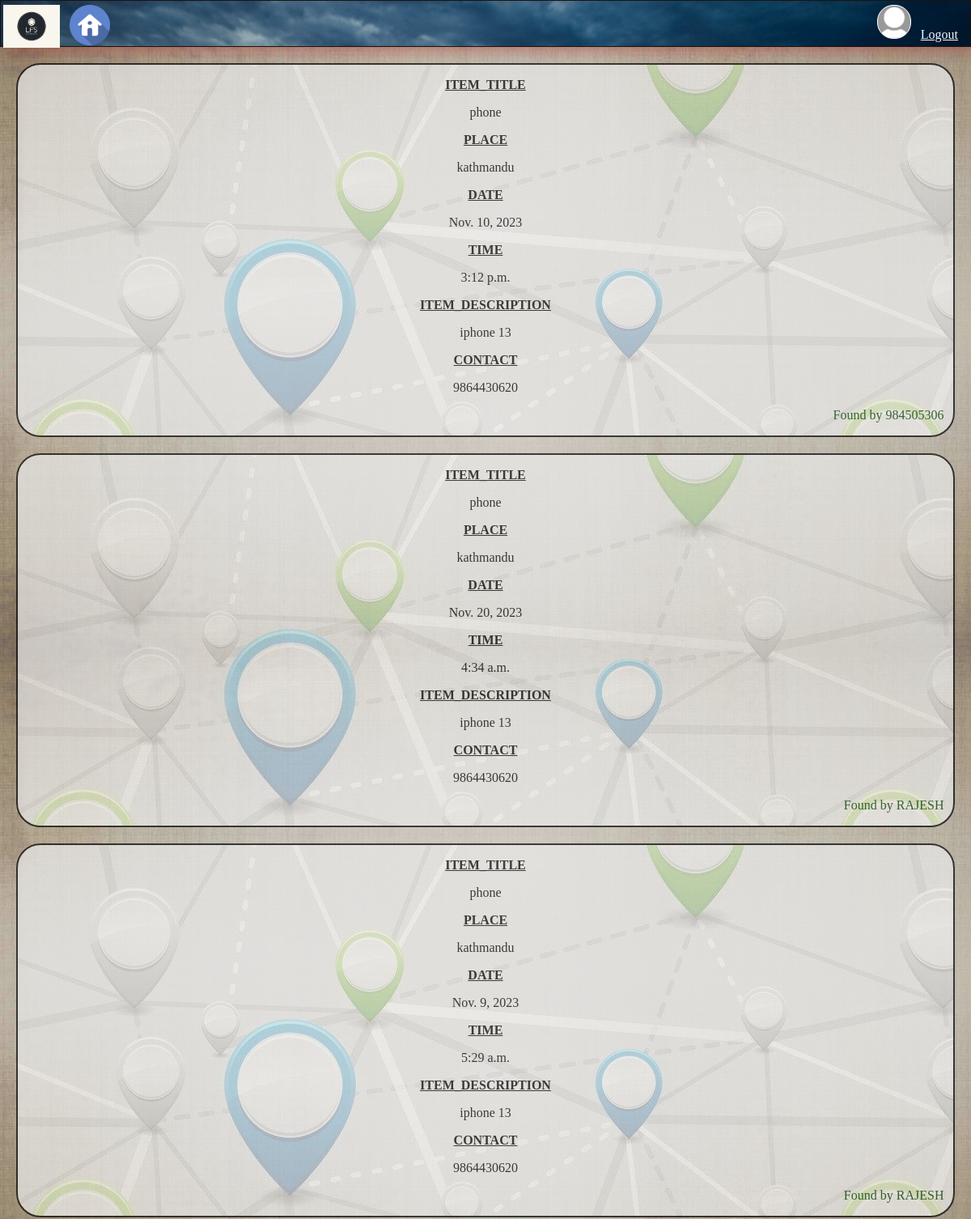
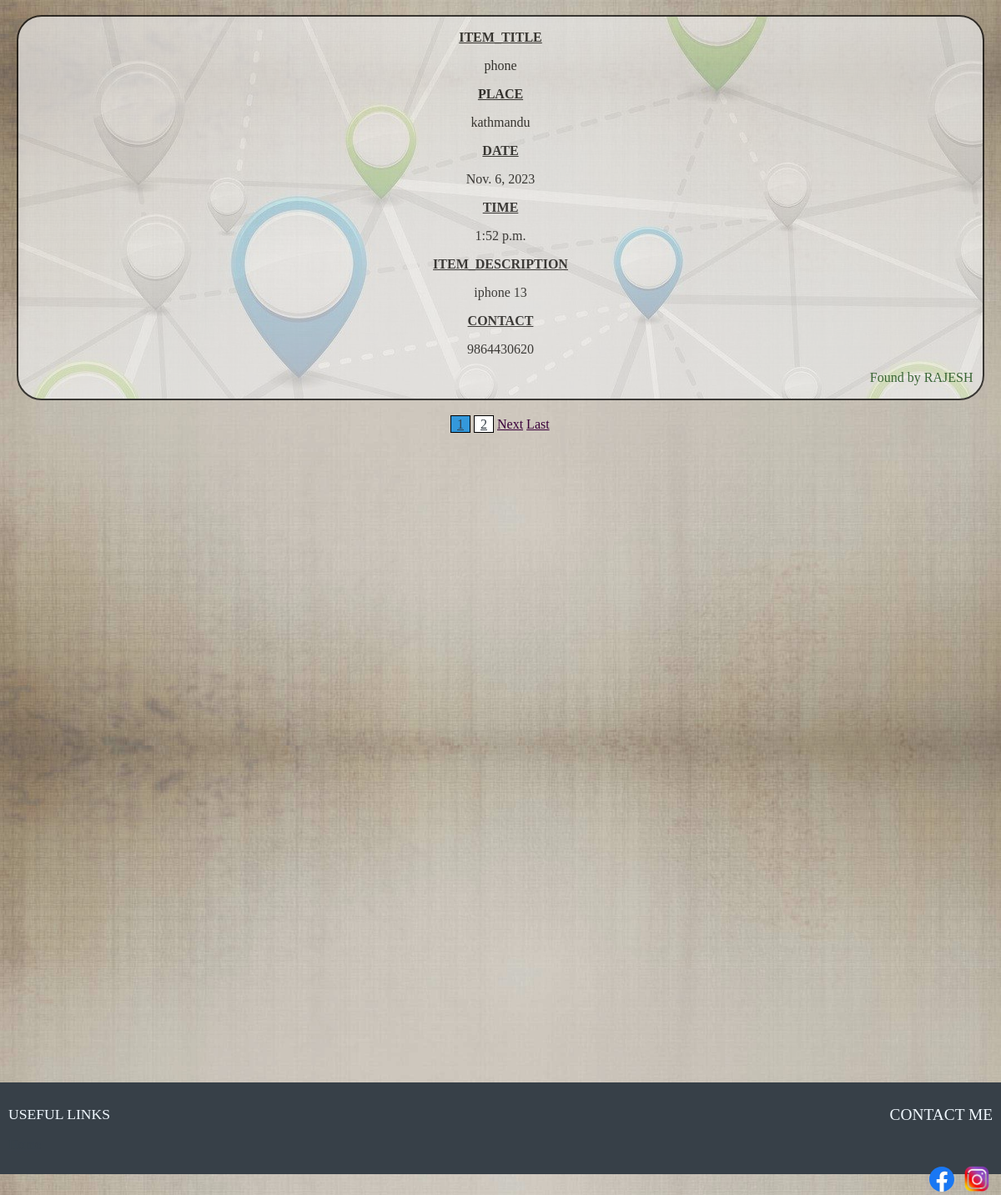
Screenshot of /foundList/ (signed in) with the database file from the repository (2 pictures, top to bottom).
### users/models.py (models this page shows, shortened)
class Profile(models.Model):
    user=models.OneToOneField(User,on_delete=models.CASCADE)
    image=models.ImageField(default='default.jpg',upload_to='profile_pics')

### lost/models.py (models this page shows, shortened)
class itemfound(models.Model):
    product_title = models.CharField(max_length=100)
    place = models.TextField(default='Found this item near ..')
    date = models.DateField()
    time=models.TimeField()
    description = models.TextField()
    contactme = models.CharField(max_length=150,default='email')
    username=models.CharField(max_length=100,blank=True,default='NULL')

### lost/views.py (the view)
# urls.py: path('foundList/',found_view,name='found_list'),
@login_required
def found_view(request,*args,**kwargs):
    obj=itemfound.objects.all()
    obj1=list(reversed(obj))
    paginator=Paginator(obj1, 4)
    page=request.GET.get('page') # ?page=number
    objpic=Profile.objects.all()
    context={
        'object':paginator.get_page(page),
        'objectpic':objpic
        }
    return render(request,"foundlist.html",context)

### templates/foundlist.html (shortened to what this page needs)
{%include 'base.html'%}
{%include 'header.html'%}
{% load static %}
<div style="padding-bottom: 780px;">
{%for data in object%}
    <div class="list1 common">
        <p><u><b>ITEM_TITLE</b></u></p>
        <p> {{data.product_title}}</p>
        <p><u><b>PLACE</b></u></p>
        <p>{{data.place}}</p>
        <p><u><b>DATE</b></u></p>
        <p>{{data.date}}</p>
        <p><u><b>TIME</b></u></p>
        <p>{{data.time}}</p>
        <p><u><b>ITEM_DESCRIPTION</b></u></p>
        <p>{{data.description}}</p>
        <p><u><b>CONTACT</b></u></p>
        <p>{{data.contactme}}</p>
        {% if data.username != '' %}
            <p style="text-align: right; padding-right: 1%; color: rgb(1, 65, 1);">Found by {{data.username}}</p>
        {%else%}
            <p style="text-align: right; padding-right: 1%; color: rgb(1, 65, 1);">Found by #Anonymous</p>
        {% endif %}
    </div>
{%endfor%}
    {% for num in object.paginator.page_range %}
        {% if object.number == num %}
            {% if not object.has_previous %}
                <a class="current" href="?page={{ num }}" style="margin-left: 45%;">{{ num }}</a>
            {% else %}
                <a class="current" href="?page={{ num }}">{{ num }}</a>
            {% endif %}
        {% elif num > object.number|add:'-3' and num < object.number|add:'3' %}
            <a href="?page={{ num }}" class="pagenums">{{ num }}</a>
        {% endif %}
    {% endfor %}
    {% if object.has_next %}
        <a href="?page={{ object.next_page_number }}" class="pagenumslinks">Next</a>
        <a href="?page={{ object.paginator.num_pages }}" class="pagenumslinks">Last</a>
    {% endif %}
</div>
{% include 'footer.html' %}

### templates/header.html
{% load static %}
<header><div class="border">
    <img src="{% static '/css/images/logo.png' %}" alt="logo" class="icon" width=70px align="left" ></a>
    <a href="/">
        <img src="{%static '/css/images/home.png'%}" alt="home-icon" class="icon" width="50px" align="left" style="margin-left:1%;padding-bottom: 0%;"></a>
    <div align="right">
        {% if user.is_authenticated %}
            <a href="/profile/" style="margin-bottom: 0%;"><img src="{{ user.profile.image.url }}" alt="profile" width="40px" class="icon" style="border: 1px solid white;border-radius: 20px;background-color: aliceblue;"></a>&nbsp;&nbsp;
            <a href="/logout/" class="links" style="color: aliceblue;">Logout</a> &nbsp;&nbsp;
        {% else %}
            <a href="/login/" class="links" style="color: aliceblue;">Login</a> &nbsp;&nbsp;
            <a href="/register/" class="links" style="color: aliceblue;">Register</a> &nbsp;&nbsp;
            <br><br><br>
        {% endif %}
    </div>
    </div>
</header>

### static/css/style.css (style rules this page uses)
body { margin:0px; padding:0px; background-color: whitesmoke ; background-size:100%; background-image: url("images/background_header.jpg"); }
header { background-image: url("images/header.jpg"); border:1px solid #1f1209; padding:5px 3px 5px 3px; background-size: 100%; }
.common { margin: 20px; text-align: center; font-family: serif; color: black; border: 2px solid black; opacity: 0.7; transition: box-shadow 0.4s; background-image: url("images/background2.jpg"); border-radius: 30px; cursor: pointer; }
a:link { color:#374049 ; }
.pagenums { border: 1px solid black; text-align: center; padding: 1px 7px; background-color: white; }
.current { border: 1px solid black; text-align: center; padding: 1px 7px; background-color: #3498db; }
a.pagenumslinks { color: #3a013a; }

### rows the page displays
itemfound: product_title "phone", place "kathmandu", date "Nov. 10, 2023", time "3:12 p.m.", description "iphone 13", contactme "9864430620", username "984505306"
itemfound: product_title "phone", place "kathmandu", date "Nov. 20, 2023", time "4:34 a.m.", description "iphone 13", contactme "9864430620", username "RAJESH"
itemfound: product_title "phone", place "kathmandu", date "Nov. 9, 2023", time "5:29 a.m.", description "iphone 13", contactme "9864430620", username "RAJESH"
itemfound: product_title "phone", place "kathmandu", date "Nov. 6, 2023", time "1:52 p.m.", description "iphone 13", contactme "9864430620", username "RAJESH"

### other values shown
{{ num }} "1"
{{ num }} "2"
